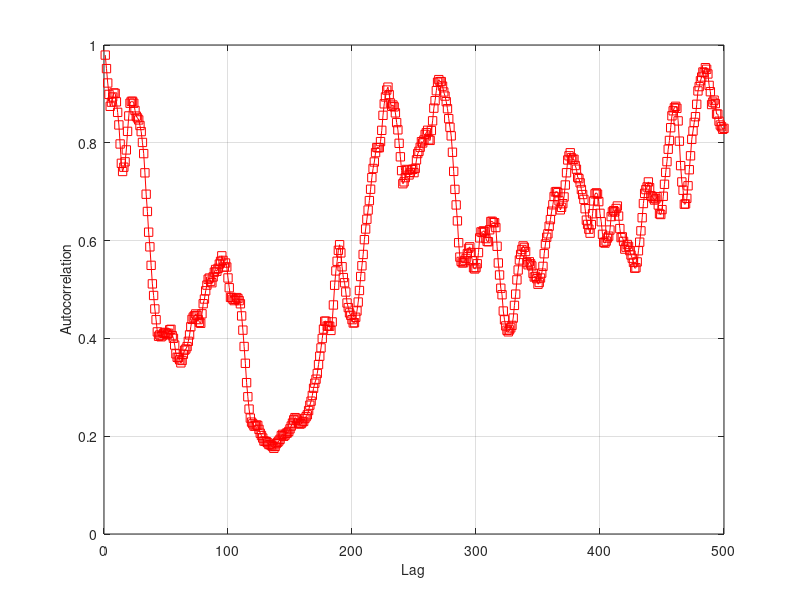

The MATLAB source for this figure:
t(1)=0;                      %Initial time
dt=pi/50;
potential(1)=rand;           %Initial random potential
S(1)=rand;
n=1000;                         %Number of steps
a=0.1;
b=0.9;

    for k=2:1:n
        potential(k)=potential(k-1)+(sqrt(dt))*(randn);   %Calculates potential 
        t(k)=t(k-1)+dt;                                 %Time increment
        S(k)=S(1)*exp((a-0.5*(b^2))*t(k)+b*potential(k)); 
    end
    

    
 
 for i=1:1:500
 M=0;
 N=0; 
 a=zeros([1,n]);
 b=zeros([1,n]);
 
     for k=1:1:n-i
         M=M+S(k);
    end
 
    Meana=M/(n-i);
    
    for k=1:1:n-i
        a(k)=(S(k)-Meana);
    end
    
    
    for k=1+i:1:n
        N=N+S(k);
    end
    
    Meanb=N/(n-i);
    
    for k=1:1:n-i
        b(k)=(S(k+i)-Meanb);
    end
    
 A=sum(a.^2);
 B=sum(b.^2);
 
 den=sqrt(A*B);

num=sum(a.*b);
 
 autocorrelation(i)=num/den;
 
 g(i)=i;
 end
 
plot(g,autocorrelation, '-rs')                             
xlabel('Lag','FontSize', 10)
ylabel('Autocorrelation','FontSize',10)
grid on

 



